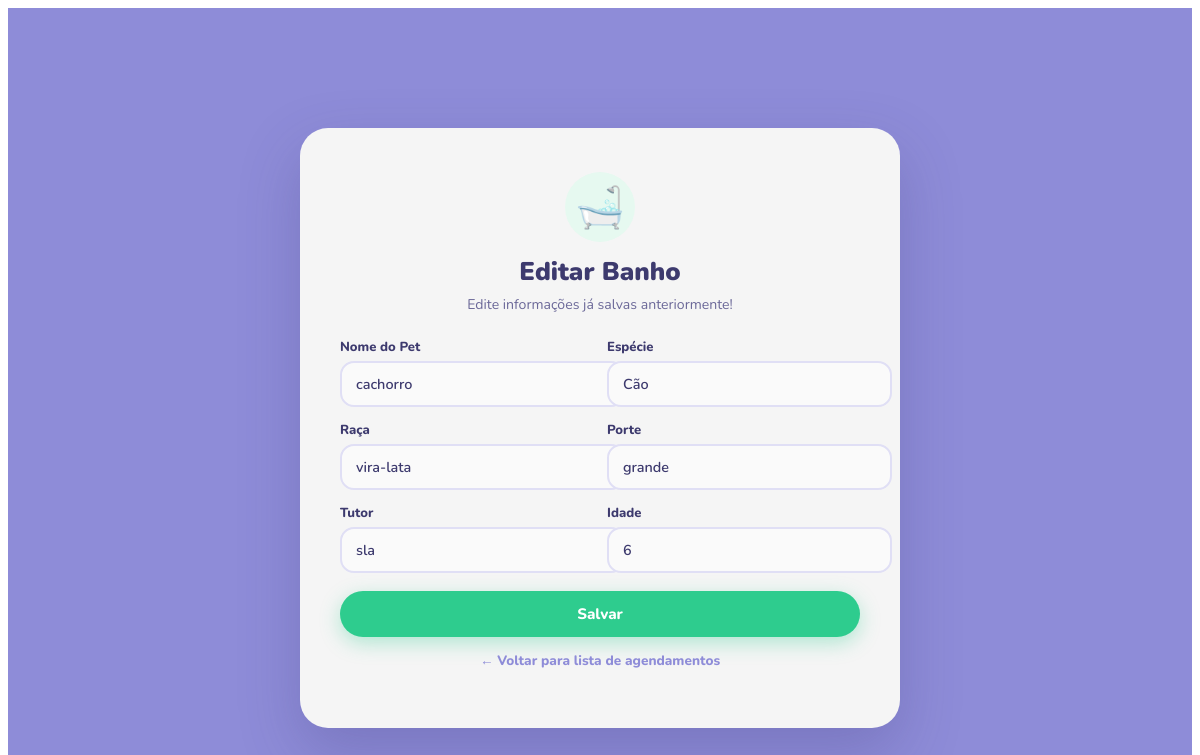
Screenshot of /banho/editar_form.php?id=4 with the database file from the repository.
### tables this page shows
CREATE TABLE `banho` (
  `id` int(11) NOT NULL,
  `nome` varchar(255) NOT NULL,
  `especie` varchar(255) NOT NULL,
  `raca` varchar(255) NOT NULL,
  `porte` varchar(255) NOT NULL,
  `tutor` varchar(255) NOT NULL,
  `idade` varchar(255) NOT NULL,
  `usuario_id` int(11) NOT NULL
);

### banho/editar_form.php (the view, shortened to what this page needs)
<?php
require_once "../conexao.php";
$id = $_GET['id'];
$stmt = $conn->prepare('SELECT * FROM banho WHERE id = :id');
$stmt->bindValue(':id',$id);
$stmt->execute();
$dados = $stmt->fetch(PDO::FETCH_ASSOC);
?>
<!DOCTYPE html>
<html lang="en">
<head>
</head>
<body>
    <div class="pagina-banho">
        <div class="caixa-banho">
            <div class="banho-icone">🛁</div>
            <h2 class="banho-titulo">Editar Banho</h2>
            <p class="banho-subtitulo">Edite informações já salvas anteriormente! </p>
            <form action="processa_editar.php" method="POST" class="banho-formulario">
                        <div class="banho-grade">
                            <div class="campo-grupo">
                                <label class="campo-label">Nome do Pet</label>
                                <input type="text" name="nome" value="<?php echo $dados['nome']; ?>" placeholder="Ex: Rex" class="campo-input" required>
                            </div>
                            <div class="campo-grupo">
                                <label class="campo-label">Espécie</label>
                                <input type="text" name="especie" value="<?php echo $dados['especie']; ?>" placeholder="Ex: Cachorro" class="campo-input" required>
                            </div>
                            <div class="campo-grupo">
                                <label class="campo-label">Raça</label>
                                <input type="text" name="raca" value="<?php echo $dados['raca']; ?>" placeholder="Ex: Labrador" class="campo-input" required>
                            </div>
                            <div class="campo-grupo">
                                <label class="campo-label">Porte</label>
                                <input type="text" name="porte" value="<?php echo $dados['porte']; ?>" placeholder="Ex: Médio" class="campo-input" required>
                            </div>
                            <div class="campo-grupo">
                                <label class="campo-label">Tutor</label>
                                <input type="text" name="tutor" value="<?php echo $dados['tutor']; ?>" placeholder="Seu nome" class="campo-input" required>
                            </div>
                            <div class="campo-grupo">
                                <label class="campo-label">Idade</label>
                                <input type="text" name="idade" value="<?php echo $dados['idade']; ?>" placeholder="Ex: 3 anos" class="campo-input" required>
                            </div>
                        </div>
                        <a href="processa_editar.php"><button type="submit" class="btn-banho">Salvar</button></a>
            </form>
            <p class="banho-rodape">
                <a href="listar_banho.php" class="link-voltar">← Voltar para lista de agendamentos</a>
            </p>
        </div>
    </div>
</body>
</html>

### banho/editar_form.php (style rules this page uses)
.pagina-banho { background-color:#8E8CD8; display: flex; justify-content: center; align-items: center; min-height: 50vh; padding: 120px 20px 60px; position: relative; z-index: 2; }
.caixa-banho { background-color:whitesmoke; border-radius: 28px; padding: 44px 40px; width: 100%; max-width: 520px; box-shadow: 0 24px 60px rgba(60, 56, 120, 0.25); display: flex; flex-direction: column; align-items: center; gap: 6px; }
.banho-icone { font-size: 2.5rem; background: #e6f9f0; width: 70px; height: 70px; border-radius: 50%; display: flex; align-items: center; justify-content: center; margin-bottom: 6px; }
.banho-titulo { font-family: 'nunito'; font-size: 1.6rem; font-weight: 900; color: #3d3a6e; text-align: center; margin: 0; }
.banho-subtitulo { font-family: 'nunito'; font-size: 0.88rem; color: #6b6898; text-align: center; margin: 0 0 10px; }
.banho-formulario { font-family: 'nunito'; width: 100%; display: flex; flex-direction: column; gap: 14px; margin-top: 8px; }
.banho-grade { display: grid; grid-template-columns: 1fr 1fr; gap: 14px; }
.campo-grupo { display: flex; flex-direction: column; gap: 5px; }
.campo-label { font-size: 0.82rem; font-weight: 800; color: #3d3a6e; }
.campo-input { padding: 11px 14px; border-radius: 14px; border: 2px solid #e0dff5; font-family: 'Nunito', sans-serif; font-size: 0.9rem; font-weight: 600; color: #3d3a6e; outline: none; background: #fafafa; transition: border-color 0.2s ease, box-shadow 0.2s ease; width: 100%; }
.campo-input::placeholder { color: #b0aed0; font-weight: 500; }
.btn-banho { width: 100%; padding: 13px; background-color: #2ecc8e; color: #fff; border: none; border-radius: 25px; font-family: 'Nunito', sans-serif; font-size: 0.95rem; font-weight: 800; cursor: pointer; margin-top: 4px; transition: background 0.2s ease, transform 0.2s ease, box-shadow 0.2s ease; box-shadow: 0 6px 20px rgba(46, 204, 142, 0.35); }
.banho-rodape { margin-top: 8px; font-size: 0.85rem; color: #6b6898; font-weight: 600; text-align: center; }
.link-voltar { font-family: 'nunito'; color: #8E8CD8; font-weight: 800; text-decoration: none; transition: color 0.2s ease; }

### rows the page displays
banho: nome "cachorro", especie "Cão", raca "vira-lata", porte "grande", tutor "sla", idade "6"
